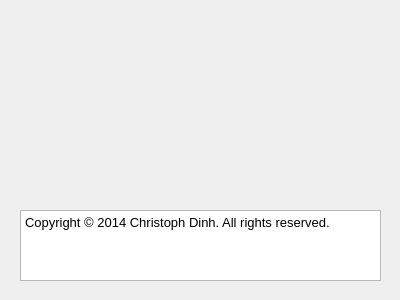
<?xml version="1.0" encoding="UTF-8"?>
<ui version="4.0">
 <class>CovarianceAboutWidgetClass</class>
 <widget class="QDialog" name="CovarianceAboutWidgetClass">
  <property name="geometry">
   <rect>
    <x>0</x>
    <y>0</y>
    <width>400</width>
    <height>300</height>
   </rect>
  </property>
  <property name="sizePolicy">
   <sizepolicy hsizetype="Fixed" vsizetype="Fixed">
    <horstretch>0</horstretch>
    <verstretch>0</verstretch>
   </sizepolicy>
  </property>
  <property name="minimumSize">
   <size>
    <width>400</width>
    <height>300</height>
   </size>
  </property>
  <property name="maximumSize">
   <size>
    <width>400</width>
    <height>300</height>
   </size>
  </property>
  <property name="windowTitle">
   <string>About Covariance Toolbox</string>
  </property>
  <widget class="QTextBrowser" name="textBrowser">
   <property name="geometry">
    <rect>
     <x>20</x>
     <y>210</y>
     <width>361</width>
     <height>71</height>
    </rect>
   </property>
   <property name="html">
    <string>&lt;!DOCTYPE HTML PUBLIC &quot;-//W3C//DTD HTML 4.0//EN&quot; &quot;http://www.w3.org/TR/REC-html40/strict.dtd&quot;&gt;
&lt;html&gt;&lt;head&gt;&lt;meta name=&quot;qrichtext&quot; content=&quot;1&quot; /&gt;&lt;style type=&quot;text/css&quot;&gt;
p, li { white-space: pre-wrap; }
&lt;/style&gt;&lt;/head&gt;&lt;body style=&quot; font-family:'MS Shell Dlg 2'; font-size:8.25pt; font-weight:400; font-style:normal;&quot;&gt;
&lt;table border=&quot;0&quot; style=&quot;-qt-table-type: root; margin-top:4px; margin-bottom:4px; margin-left:4px; margin-right:4px;&quot;&gt;
&lt;tr&gt;
&lt;td style=&quot;border: none;&quot;&gt;
&lt;p style=&quot; margin-top:0px; margin-bottom:0px; margin-left:0px; margin-right:0px; -qt-block-indent:0; text-indent:0px;&quot;&gt;&lt;span style=&quot; font-family:'Sans'; font-size:10pt;&quot;&gt;Copyright © 2014 Christoph Dinh. All rights reserved.&lt;/span&gt;&lt;/p&gt;&lt;/td&gt;&lt;/tr&gt;&lt;/table&gt;&lt;/body&gt;&lt;/html&gt;</string>
   </property>
  </widget>
 </widget>
 <layoutdefault spacing="6" margin="11"/>
 <resources/>
 <connections/>
</ui>
